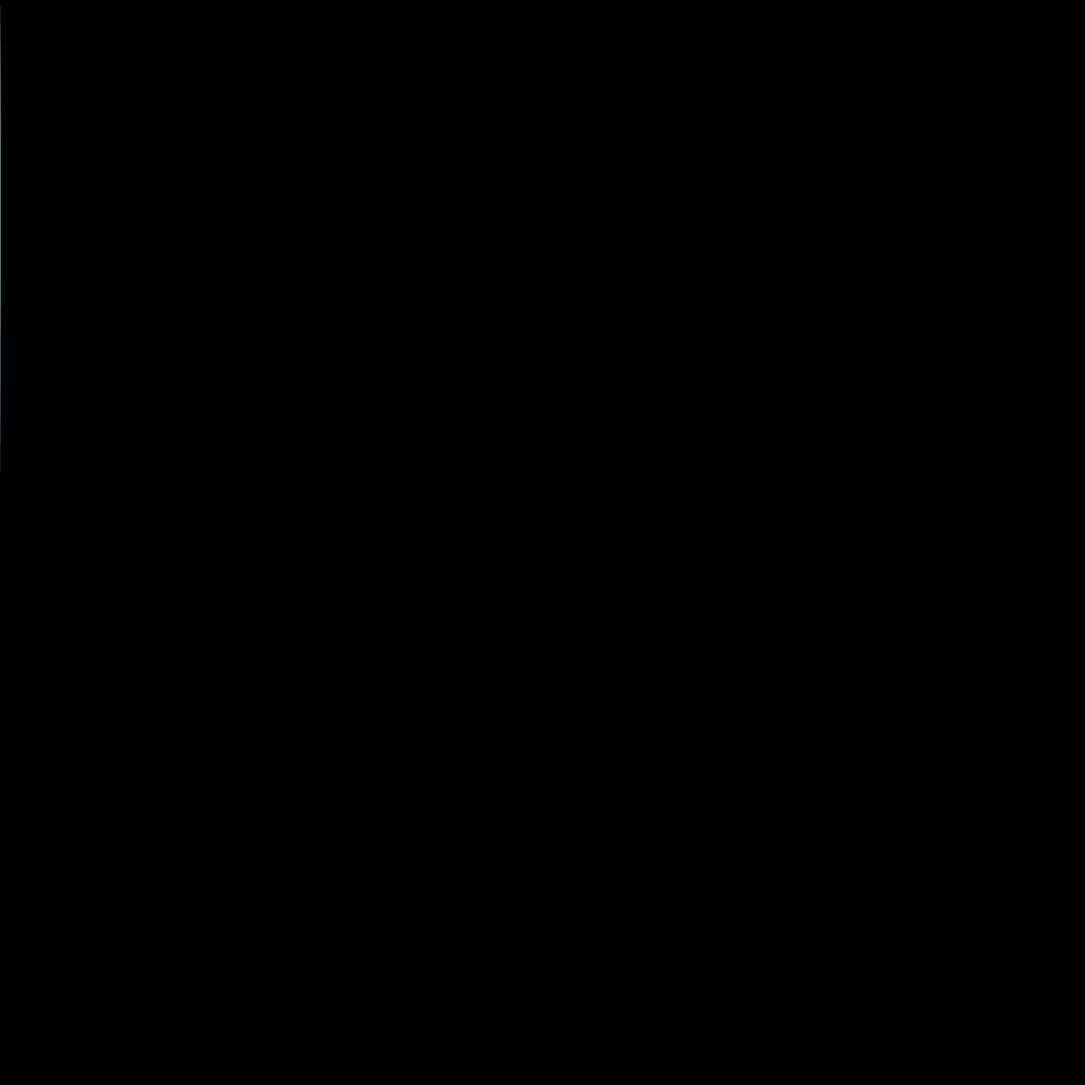
Frame 1 (no input)
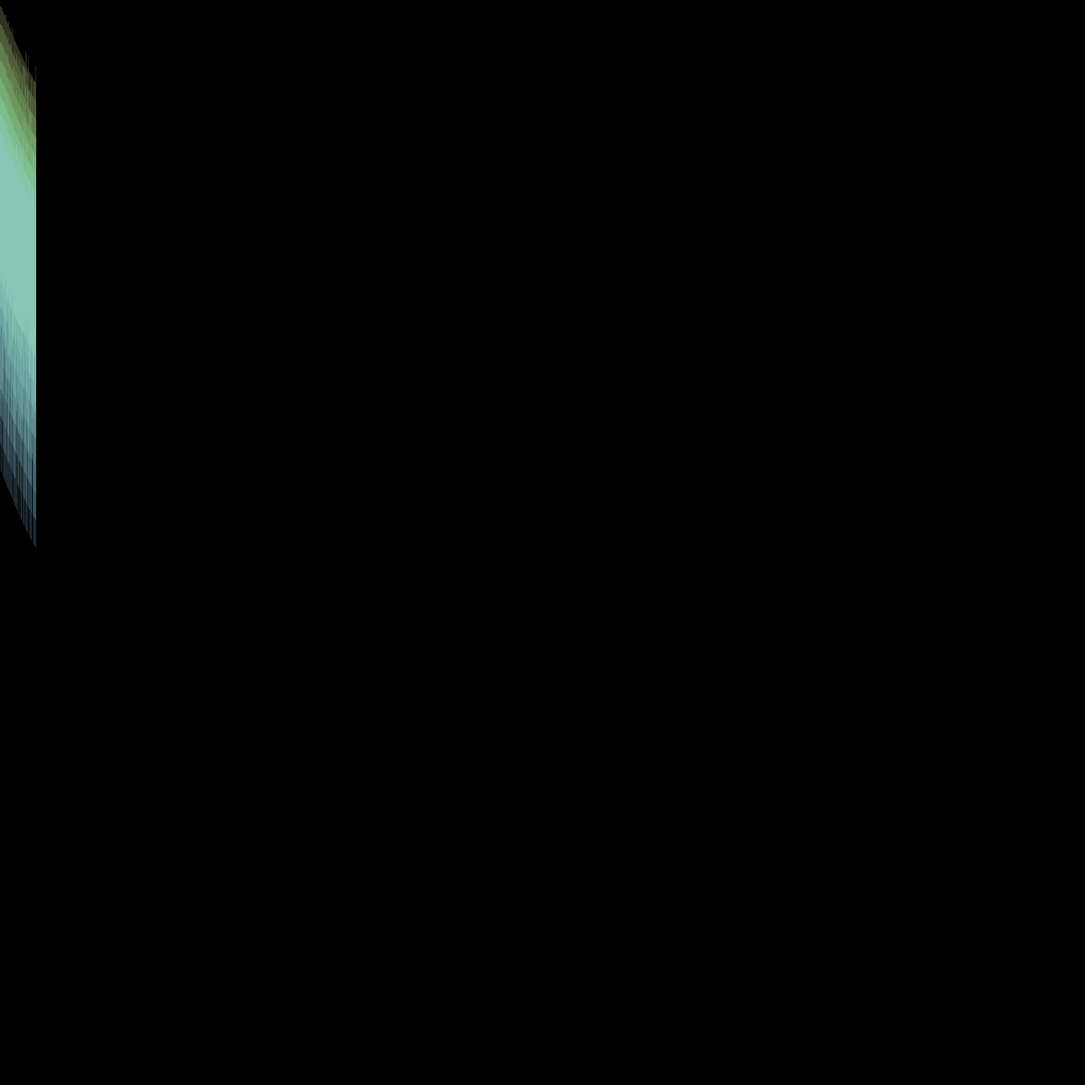
Frame 60 (the mouse pressed at the canvas centre just before this capture)
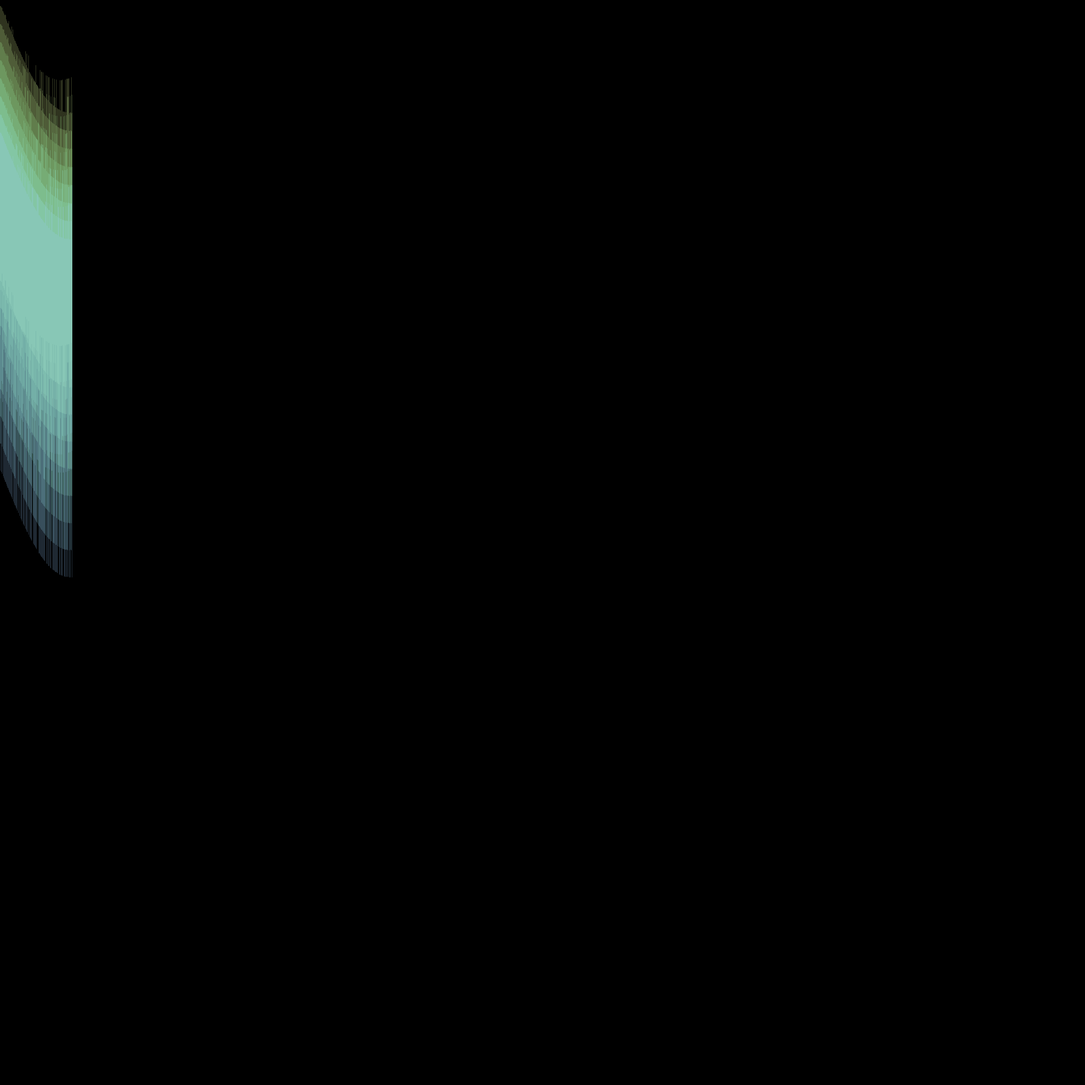
Frame 120 (the mouse held since frame 60 and released just before this capture)

The Processing sketch that drew these frames (run headless with seeded random() and noise(); from frame 60 on, the mouse is pressed at the canvas centre):

// Processing sketch: Audience
// ── Audience.pde
int x = 0;
float y = 0;

void setup() {
  size(1800, 1800);
  background(0);
  colorMode(HSB, 360, 100, 100, 100);
}

void draw() {
  for (int i = 0; i < 8; i++) {
    stroke(70+20*i, 40, 100, 20);
    if ((int)random(4) % 4 == 0) {
      line(x, (x/4)+y+30*(i+1)-20, x, (x/4)+y+30*(i+1)+400+20);
    } else {
      line(x, (3*x/4)+y+30*(i+1)-20, x, (3*x/4)+y+45*(i+1)+400+20);
    }
  }

  y = 100 * sin(radians(x));

  x++;
}
